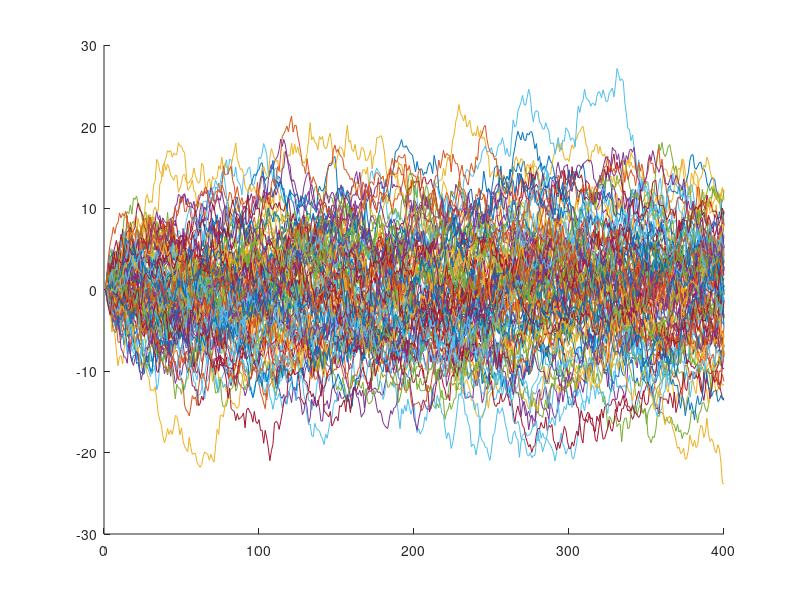
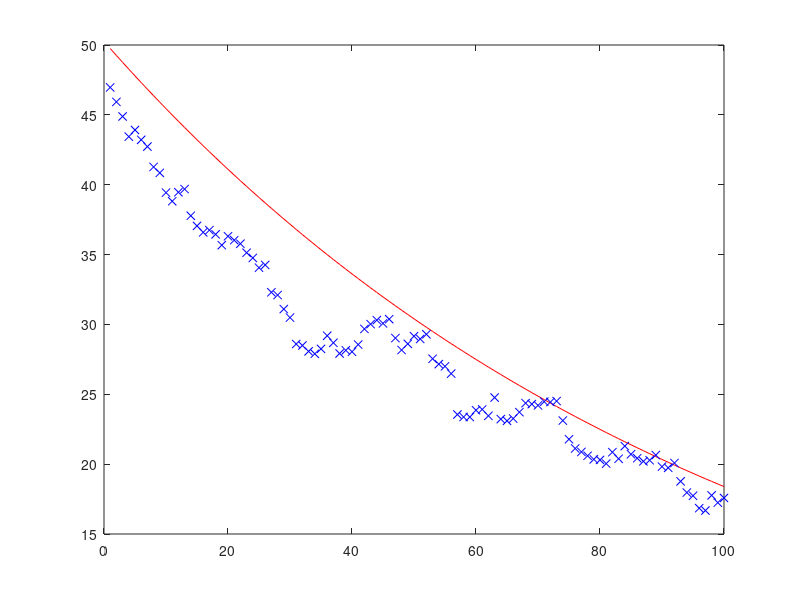

Reproduce these figures in MATLAB, in order.
clear; clc;
format long 
format compact 

Y = zeros(100,400);
X = zeros(100,400);
hold on
for n=1:1:100
    X(n,:) = randn(1,400);
    for i=2:1:400
        Y(n,i) = 0.99*Y(n,i-1)+X(n,i);
    end
    plot(1:1:400,Y(n,:));
end
hold off

Rx = zeros(100,1);

% Krok 3
for i=1:1:100
    temp = 0;
    for j=201:1:300
        temp = temp + Y(1,j)*Y(1,j+i); 
    end
    Rx(i) = (1/100)*temp;
end

% Krok 4
Rx2 = zeros(100,1);

for i=1:1:100
    temp = 0;
    for j =1:1:100
        temp = temp + Y(j,201)*Y(j,201+i);
    end
    Rx2(i) = 0.01*temp;
end

% Krok 5 
i = 1:1:100;
Rx3 = (0.99.^(abs(i)))/(1-(0.99)^2);

figure(2)
plot(i,Rx3,'r-',i,Rx2,'bx');